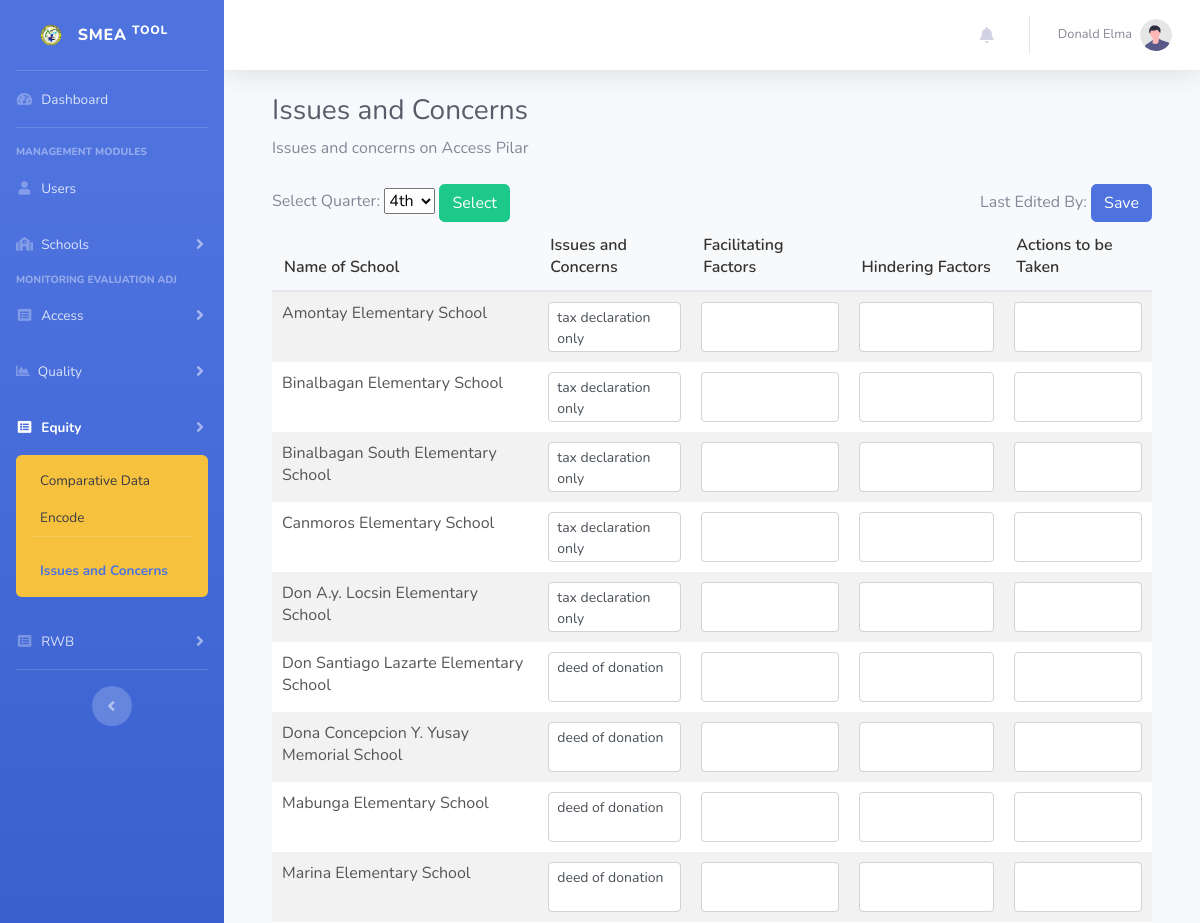
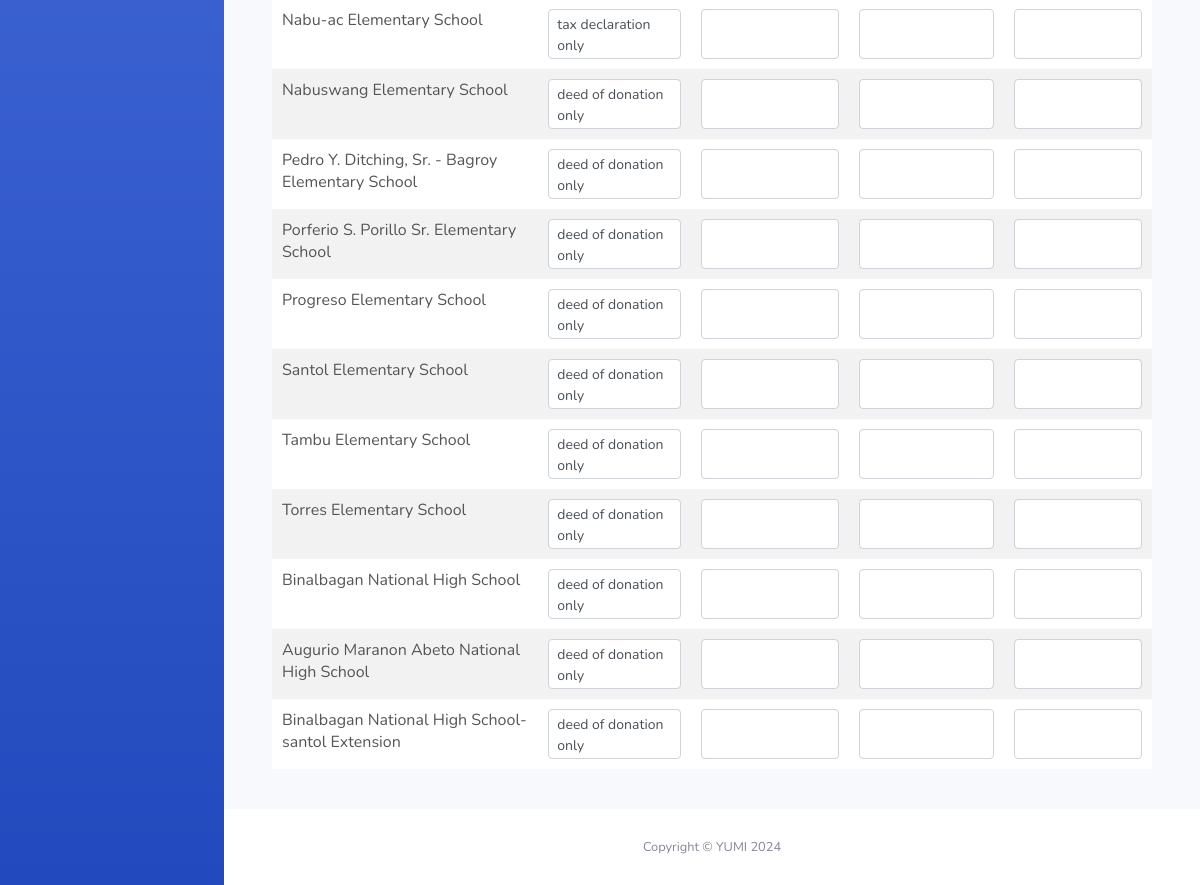
The app's page /equityConcerns.php (signed in) with its own data (2 pictures, top to bottom).
### tables this page shows
CREATE TABLE IF NOT EXISTS `schools` (
  `id` int NOT NULL AUTO_INCREMENT,
  `name` text NOT NULL,
  `address` text,
  `updated_at` timestamp NULL DEFAULT CURRENT_TIMESTAMP ON UPDATE CURRENT_TIMESTAMP,
  `created_at` timestamp NULL DEFAULT CURRENT_TIMESTAMP,
  PRIMARY KEY (`id`)
);

CREATE TABLE IF NOT EXISTS `issues_and_concerns` (
  `id` int NOT NULL AUTO_INCREMENT,
  `school_id` int NOT NULL,
  `quarter` int NOT NULL,
  `year` int NOT NULL,
  `type` varchar(50) DEFAULT NULL,
  `issues` text,
  `facilitating_facts` text,
  `hindering_factors` text,
  `actions_taken` text,
  `last_user_save` int NOT NULL,
  `updated_at` timestamp NULL DEFAULT CURRENT_TIMESTAMP ON UPDATE CURRENT_TIMESTAMP,
  `created_at` timestamp NULL DEFAULT CURRENT_TIMESTAMP,
  PRIMARY KEY (`id`),
  KEY `FK_issues_and_concerns_schools` (`school_id`),
  CONSTRAINT `FK_issues_and_concerns_schools` FOREIGN KEY (`school_id`) REFERENCES `schools` (`id`)
);

### equityConcerns.php (the view, shortened to what this page needs)
<?php
require_once "connection/db.php";
include_once('header.php');
$currentMonth = date('n');
$currentQuarter = ceil($currentMonth / 3);
$year = date('Y');
if (isset($_POST['quarter'])) {
    $selectedQuarter = $_POST['quarter'];
} else {
    $selectedQuarter = $currentQuarter;
}
$existingData = [];
$existingDataQuery = "SELECT * FROM issues_and_concerns WHERE quarter = ? AND year = ? AND type = ?";
$existingDataStmt = $conn->prepare($existingDataQuery);
$type = "equity";
$existingDataStmt->bind_param("iis", $selectedQuarter, $year, $type);
$existingDataStmt->execute();
$result = $existingDataStmt->get_result();
$lastUserSave = "";
while ($row = $result->fetch_assoc()) {
    $existingData[$row['school_id']] = $row;
}
$sql = "SELECT * FROM schools";
$schools = $conn->query($sql);
$inputTables = "";
if ($schools->num_rows > 0) {
    while($row = $schools->fetch_assoc()) {
        $school_id = $row['id'];
        $issues = $existingData[$school_id]['issues'] ?? '';
        $facilitating_factors = $existingData[$school_id]['facilitating_facts'] ?? '';
        $hindering_factors = $existingData[$school_id]['hindering_factors'] ?? '';
        $actions_to_be_taken = $existingData[$school_id]['actions_taken'] ?? '';
        $inputTables .= "
            <tr>
                <td>".$row["name"]."</td>
                <td><textarea class='form-control form-control-sm auto-resize' name='issues[".$school_id."]' ".(!empty($issues) ? "readonly" : "")." ondblclick='requestEdit(this)'>".$issues."</textarea></td>
                <td><textarea class='form-control form-control-sm auto-resize' name='facilitating_factors[".$school_id."]' ".(!empty($facilitating_factors) ? "readonly" : "")." ondblclick='requestEdit(this)'>".$facilitating_factors."</textarea></td>
                <td><textarea class='form-control form-control-sm auto-resize' name='hindering_factors[".$school_id."]' ".(!empty($hindering_factors) ? "readonly" : "")." ondblclick='requestEdit(this)'>".$hindering_factors."</textarea></td>
                <td><textarea class='form-control form-control-sm auto-resize' name='actions_to_be_taken[".$school_id."]' ".(!empty($actions_to_be_taken) ? "readonly" : "")." ondblclick='requestEdit(this)'>".$actions_to_be_taken."</textarea></td>
            </tr>
        ";
    }
}
?>
<body id="page-top">
    <div id="wrapper">
        <?php include_once "sidebar.php"; ?>
        <div id="content-wrapper" class="d-flex flex-column">
            <div id="content">
                <?php include_once "navbar.php"?>
                <div class="container-fluid">
                    <div class="container-fluid">
                    <h1 class="h3 mb-2 text-gray-800">Issues and Concerns</h1>
                    <p class="mb-4">Issues and concerns on Access Pilar</p>
                    <form action="equityConcerns.php" method="post">
                        <div class="row">
                            <div class="col-md-6">
                                <label for="quarter">Select Quarter:</label>
                                <select id="quarter" name="quarter">
                                    <option value="4" <?php if ($selectedQuarter == 4) echo 'selected'; ?>>4th</option>
                                </select>
                                <button type="submit" class="btn btn-success" name="filter">Select</button>
                            </div>
                            <div class="col-md-6 text-right">
                                Last Edited By: <?php echo $lastUserSave; ?>
                                <button type="submit" class="btn btn-primary" name="save">Save</button>
                            </div>
                        </div>
                        <table class="table">
                            <thead>
                                <tr>
                                    <th scope="col">Name of School</th>
                                    <th scope="col">Issues and Concerns</th>
                                    <th scope="col">Facilitating Factors</th>
                                    <th scope="col">Hindering Factors</th>
                                    <th scope="col">Actions to be Taken</th>
                                </tr>
                            </thead>
                            <tbody>
                                <?php echo str_replace('dynamicId', 'issues', $inputTables); ?>
                            </tbody>
                        </table>
                    </form>
                    <br>
                </div>
            </div>
            <footer class="sticky-footer bg-white">
                <div class="container my-auto">
                    <div class="copyright text-center my-auto">
                        <span>Copyright &copy; YUMI 2024</span>
                    </div>
                </div>
            </footer>
        </div>
    </div>
</body>
</html>

### equityConcerns.php (style rules this page uses)
.table { border-collapse: collapse; width: 100%; background-color: #fff; }
.table thead th { font-weight: 600; background-color: #f8f9fa; color: #333; padding: 12px; }
.table tbody td { padding: 10px; color: #555; }
.table tbody tr:nth-child(odd) { background-color: #f2f2f2; }
.table th, .table td { border: none; }
.form-control { border-radius: 0.25rem; border: 1px solid #ced4da; box-shadow: none; }
.table .form-control { margin: 0; background-color: #fff; color: #495057; }
.auto-resize { min-height: 38px; overflow: hidden; resize: none; }

### records on screen
schools: name "Amontay Elementary School", id.issues "tax declaration only"
schools: name "Binalbagan Elementary School", id.issues "tax declaration only"
schools: name "Binalbagan South Elementary School", id.issues "tax declaration only"
schools: name "Canmoros Elementary School", id.issues "tax declaration only"
schools: name "Don A.y. Locsin Elementary School", id.issues "tax declaration only"
schools: name "Don Santiago Lazarte Elementary School", id.issues "deed of donation"
schools: name "Dona Concepcion Y. Yusay Memorial School", id.issues "deed of donation"
schools: name "Mabunga Elementary School", id.issues "deed of donation"
schools: name "Marina Elementary School", id.issues "deed of donation"
schools: name "Nabu-ac Elementary School", id.issues "tax declaration only"
schools: name "Nabuswang Elementary School", id.issues "deed of donation only"
schools: name "Pedro Y. Ditching, Sr. - Bagroy Elementary School", id.issues "deed of donation only"
schools: name "Porferio S. Porillo Sr. Elementary School", id.issues "deed of donation only"
schools: name "Progreso Elementary School", id.issues "deed of donation only"
schools: name "Santol Elementary School", id.issues "deed of donation only"
schools: name "Tambu Elementary School", id.issues "deed of donation only"
schools: name "Torres Elementary School", id.issues "deed of donation only"
schools: name "Binalbagan National High School", id.issues "deed of donation only"
schools: name "Augurio Maranon Abeto National High School", id.issues "deed of donation only"
schools: name "Binalbagan National High School-santol Extension", id.issues "deed of donation only"

### other values on screen
$_SESSION["fullname"] "Donald Elma"
